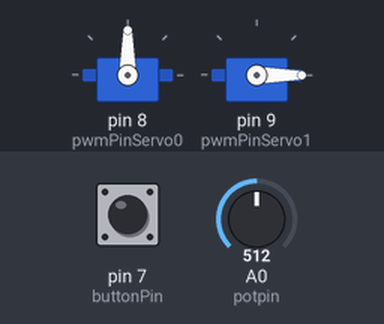
The sketch below on a simulated Arduino Uno, built with avr-gcc and run on an emulated ATmega328P. Parts: 2 × servo. The inputs (shaded band) are chosen by the test bench; at power-on: pin 7 (buttonPin) LOW, A0 (potpin) = 512.

Above: at 1.2 s.
1.3 s: pin 7 (buttonPin) pulled HIGH for 1 s
At 1.75 s:
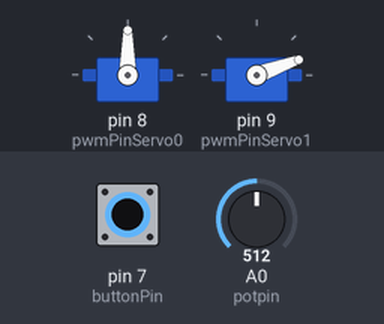
4.3 s: A0 (potpin) set to 716
At 4.8 s:
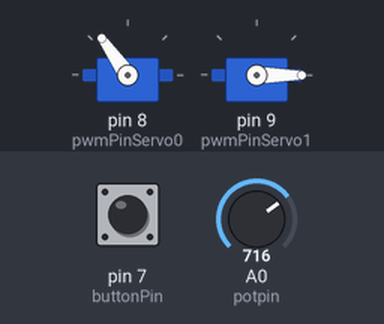
5.8 s: A0 (potpin) set to 900
At 6.2 s:
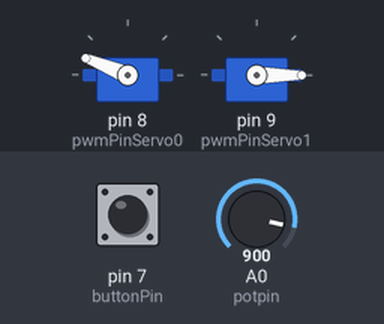
7.3 s: pin 7 (buttonPin) pulled HIGH for 3.2 s
At 7.78 s:
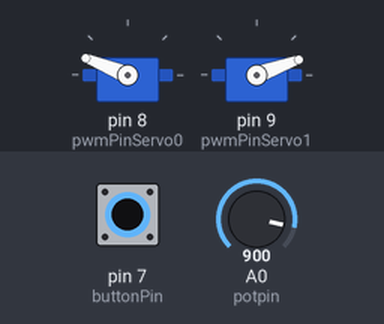
12.0 s: A0 (potpin) set to 1023
At 14.3 s:
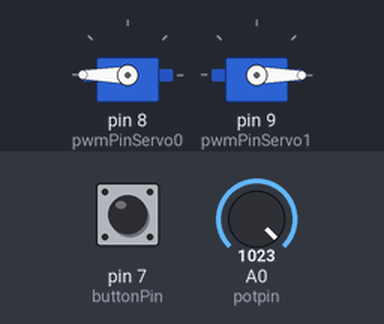
15.0 s: pin 7 (buttonPin) pulled HIGH for 3.2 s
At 15.46 s:
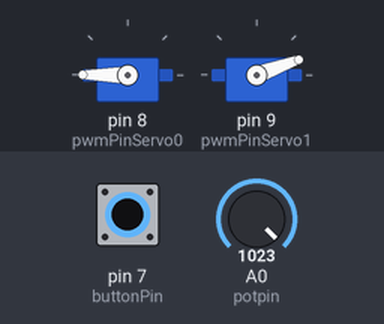
Timing chart, 0 to 20.7 s (numbered marks = the images above; inputs shaded):
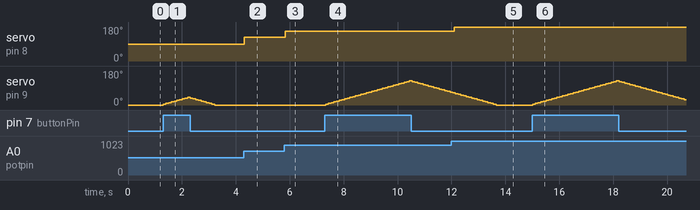

The sketch:

talking_servo.ino
```cpp
#include <Servo.h>

Servo myservo0;  // create servo object to control a servo
Servo myservo1;  // create servo object to control a servo

int potpin   = A0;    // analog pin used to connect the potentiometer
int val      = -1;        // variable to read the value from the analog pin
int prev_val = -1;
int writen   = 0;

int buttonPin = 7;
int pwmPinServo0 = 8;
int pwmPinServo1 = 9;

void setup() {
  pinMode(buttonPin,INPUT);
  myservo0.attach(pwmPinServo0);  // attaches the servo on pin 9 to the servo object
  myservo1.attach(pwmPinServo1);  // attaches the servo on pin 8 to the servo object
  myservo1.write(writen);
}

void loop() {
  val = analogRead(potpin);            // reads the value of the potentiometer (value between 0 and 1023)
  val = map(val, 0, 1023, 0, 180);     // scale it for use with the servo (value between 0 and 180)
  myservo0.write(val);                 // sets the servo position according to the scaled value
  delay(50);                           // waits for the servo to get there
  if(digitalRead(buttonPin)) {
    if(writen < 180){
      writen += 4;
      myservo1.write(writen);
      delay(50);
    }
  }
  else {
    if(writen > 0){
      writen -= 4;
      myservo1.write(writen);
      delay(50);
    }
  }

}
```

Measured:
- after the input at 1.3 s, servo on pin 9 (pwmPinServo1): rises from 0° to 40° in 0.90 s, then falls to 0° in 1.0 s
- after the input at 4.3 s, servo on pin 8 (pwmPinServo0): 90° → 125° at once
- after the input at 5.8 s, servo on pin 8 (pwmPinServo0): 125° → 158° at once
- after the input at 7.3 s, servo on pin 9 (pwmPinServo1): rises from 0° to 128° in 3.1 s, then falls to 68° in 1.5 s
- after the input at 12.0 s, servo on pin 8 (pwmPinServo0): 158° → 180° after 0.10 s
- after the input at 15.0 s, servo on pin 9 (pwmPinServo1): rises from 0° to 128° in 3.1 s, then falls to 28° in 2.5 s
